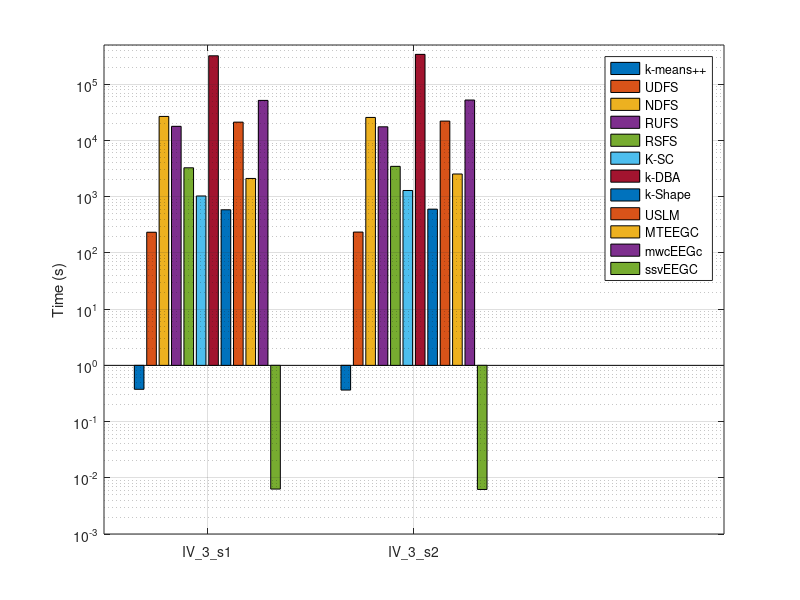

The MATLAB source for this figure:
close all;
clear all;
clc;

time=[%2.024	5.879e2	6.368e4	3.309e4	7.853e3	1.488e3	9.882e4	2.308e3	9.968e4	2.454e3	4.392e4 0.0244;
% 1.314	5.556e2	6.158e4	1.897e4	9.733e3	1.843e3	9.087e4	1.176e3	5.739e4	1.337e3	4.446e4 0.0143;
% 2.96	5.704e2	6.704e4	7.703e4	8.799e3	1.917e4	2.266e5	2.468e4	1.614e5	2.547e4	1.409e5 0.0669];
% 5.817	62.710	2.243e4	6.759e3	416.646	720.501	3.343e3	20.537	1.498e4	950.476	6.489e3 64.2935;
% 13.514	65.282	2.413e4	6.358e3	452.830	744.273	3.438e3	53.501	1.527e4	915.492	6.688e3 133.9737;
% 5.082	64.094	2.177e4	6.573e3	466.376	963.397	3.412e3	20.335	1.575e4	1232.452 5.988e3 56.1849];
% 2.634	1.143e3	1.196e5	3.426e4	1.320e4	9.159e3	1.722e6	4.699e3	1.974e5	1.215e4	6.126e4 0.022;
% 3.512	1.152e3	1.215e5	3.267e4	1.311e4	9.864e3	1.713e6	4.223e3	2.145e5	1.331e4	5.893e4 0.0211;
% 2.284	1.155e3	1.257e5	3.612e4	1.291e4	1.032e4	1.704e6	7.497e3	2.269e5	1.406e4	6.187e4 0.0212];
% 0.0645	0.0338	735.953	1.011e3	118.026	121.489	9.348e3	10.128	570.872	156.213	348.664 0.0128;
% 0.0638	0.0442	734.612	846.52	115.010	54.428	9.286e3	5.116	570.596	88.453	349.387 0.0125;
% 0.0461	0.0415	734.293	936.44	117.857	45.019	9.173e3	9.668	566.577	75.361	688.551 0.0128];
0.3748	233.601	2.682e4	1.7886e4 3.2722e3 1.031e3 3.216e5 586.189 2.123e4 2.114e3 5.171e4 0.0063;
0.3635	235.107	2.573e4	1.7547e4 3.4713e3 1.291e3 3.408e5 601.131 2.216e4 2.537e3 5.250e4 0.0062];
plot(time','LineWidth',2);
bar(time);
colormap(jet);
set(gca,'yscale','log');
grid on
axis([0.5 3.5 1e-3 5e5]);
set(gca,'xticklabel',{'IV\_3\_s1',' IV\_3\_s2',' IV\_2b\_s3'});
ylabel('Time (s)');
legend('k-means++','UDFS','NDFS','RUFS','RSFS','K-SC','k-DBA','k-Shape','USLM','MTEEGC','mwcEEGc','ssvEEGC');